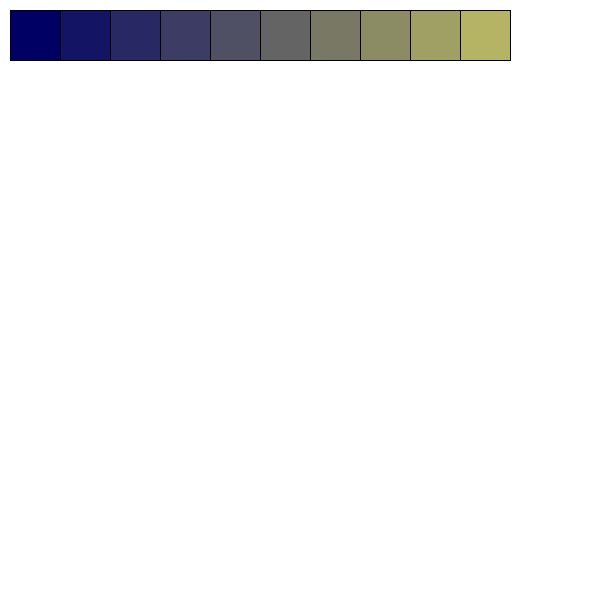
Frame 1 (no input)
Frame 60 (the mouse pressed at the canvas centre just before this capture): identical to frame 1, image omitted
Frame 120 (the mouse held since frame 60 and released just before this capture): identical to frame 1, image omitted

The Processing sketch that drew this single still picture (run headless with seeded random() and noise(); from frame 60 on, the mouse is pressed at the canvas centre):

// Processing sketch: mm07for
// ── mm07for.pde
void setup() {
  size(610,610);
}
 
void draw() {
  background(255);
  int x;
  int w = 50, h = 50;     // set width and height
  for(int i = 0; i < 10; i++){
    x = i*w + 10;
    fill(i*20,i*20,100);
    rect(x, 10, w, h);    // (x, y, width, height)
  }
}
